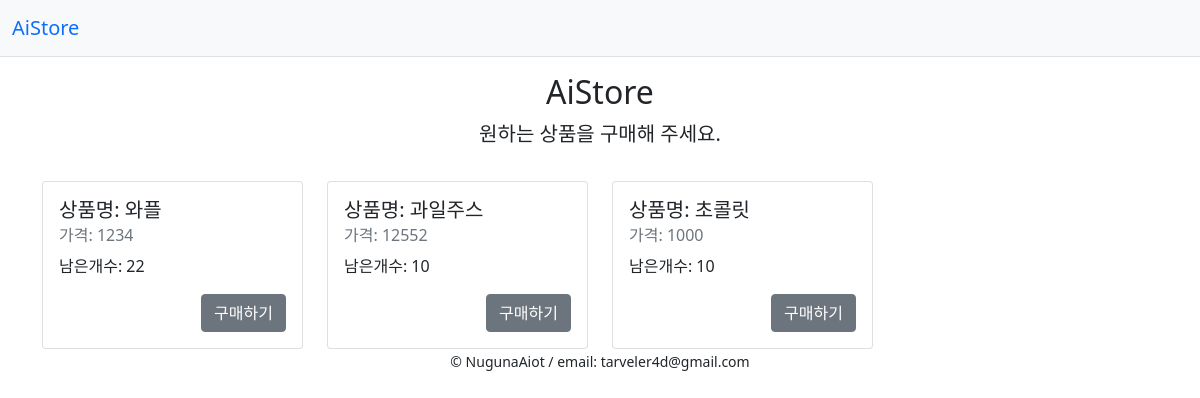
/board/s4, run on an earlier commit of the app's database.
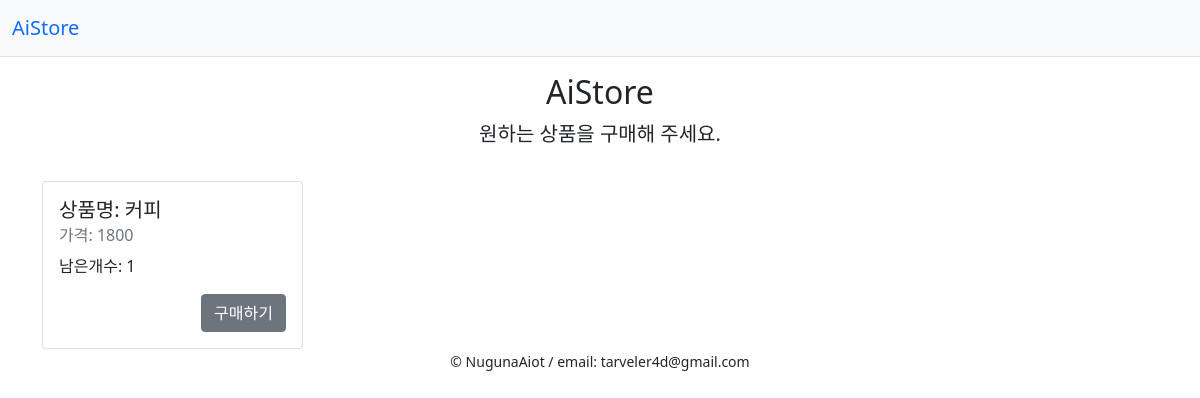
And on a later commit of the database.
### aistoremodel.py (models this page shows, shortened)
class Products(Base):
    __tablename__ = 'products'
    p_id = Column(String(20), primary_key=True)
    name = Column(String(20))
    reco_price = Column(Integer)

class Inventory(Base):
    __tablename__ = 'inventory'
    p_id = Column(String(20), ForeignKey(Products.p_id), primary_key=True,)
    count = Column(Integer)
    price = Column(Integer)
    s_id = Column(String(20), ForeignKey(AiStore.s_id), primary_key=True) # 문자열(20), 외래키(AiStore.s_id), 주키 설정 하여 컬럼 생성
    product = relationship('Products') # products 테이블과 관계 형성되어 자동 조인(products 테이블의 주키가 외래키로 설정되어있어야함)

### app.py (the view)
@app.route("/board/<s_id>", methods=['POST', 'GET'])
def board(s_id = 'nan'):
    if 'count' in session:
        del session['count']
    if 'buy_product' in session:
        del session['buy_product']
    if request.method == 'POST':
        s_id = request.form['sId']
        ai_store = db_session.get(AiStore, s_id)
        return render_template('board.html', s_id = s_id, menu = get_menu(ai_store.s_id))
    if s_id != 'nan':
        ai_store = db_session.get(AiStore, s_id)
        return render_template('board.html',
                               s_id=s_id, menu = get_menu(ai_store.s_id))
    else:
        return render_template('board.html',
                               s_id=s_id,)

### aistoremodel.py (called while the page is built)
def get_menu(s_id):
    items = Inventory.query.filter(Inventory.s_id == s_id).all()
    menu = []
    for item in items:
        dict = {}
        dict['p_id'] = item.p_id
        dict['p_name'] = item.product.name
        dict['price'] = int(item.price)
        dict['count'] = int(item.count)
        menu.append(dict)
    return menu

### app.py (called while the page is built)
@app.before_request
def before_request():
    session.permanent = True
    app.permanent_session_lifetime = datetime.timedelta(minutes=5)
    session.modified = True

@app.teardown_request
def shutdown_session(exception=None):
    db_session.remove()

### templates/board.html
{% extends 'base.html' %}
{% block content %}
    {% if s_id == 'nan' %}
    <div class="py-3 text-center">
      <h2>스토어 시작</h2>
      <p class="lead">스토어 아이디를 입력하여 스토어를 시작하세요.</p>
    </div>
    <div class="row justify-content-center">
        <form class="col-4 p-md-5 border rounded-3 bg-light" action="/board/{{ s_id }}" method="post">
            <div class="mb-3">
                <label for="sId" class="form-label">스토어 아이디</label>
                <input type="text" class="form-control" id="sId" aria-describedby="sIdHelp" name="sId">
                <div id="sIdHelp" class="form-text">스토어 접속을 위한 아이디 입력.</div>
            </div>
            <div class="mb-3">
                <label for="sPassword" class="form-label">Password</label>
                <input type="password" class="form-control" id="sPassword" name="sPassword">
            </div>
            <button type="submit" class="btn btn-primary">Submit</button>
        </form>
    </div>
    {% else %}
    <div class="py-3 text-center">
      <h2>AiStore</h2>
      <p class="lead">원하는 상품을 구매해 주세요.</p>
    </div>
    <div class="row row-cols-1 row-cols-md-4 g-4">
        {% for p in menu %}
        <div class="col">
            <div class="card h-100">
                <div class="card-body">
                    <h5 class="card-title">상품명: {{ p.p_name }}</h5>
                    <h6 class="card-subtitle mb-2 text-muted">가격: {{ p.price }}</h6>
                    <p class="card-text">남은개수: {{ p.count }}</p>
                    <div class="text-end">
                        <a href="{{ url_for('buy', s_id = s_id, p_id = p.p_id)}}" class="btn btn-secondary">구매하기</a>
                    </div>
                </div>
            </div>
        </div>
        {% endfor %}
    </div>
    {% endif %}
{% endblock %}

What changed in the data, as far as the page shows it:
no longer on this page (row unchanged): Products: p_name "와플"
removed Inventory: price "1234"
no longer on this page (row unchanged): Products: p_name "과일주스"
removed Inventory: price "12552"
no longer on this page (row unchanged): Products: p_name "초콜릿"
removed Inventory: price "1000"
now on this page (row unchanged): Products: p_name "커피"
now on this page (row edited): Inventory: price "1800"
changed Inventory: p_id "p5" → "p1" (drawn)
Also different on the page:
new list line: "상품명: 가격: 남은개수: 1 구매하기"
list line gone: "상품명: 가격: 남은개수: 22 구매하기"
list line gone: "상품명: 가격: 남은개수: 10 구매하기"
